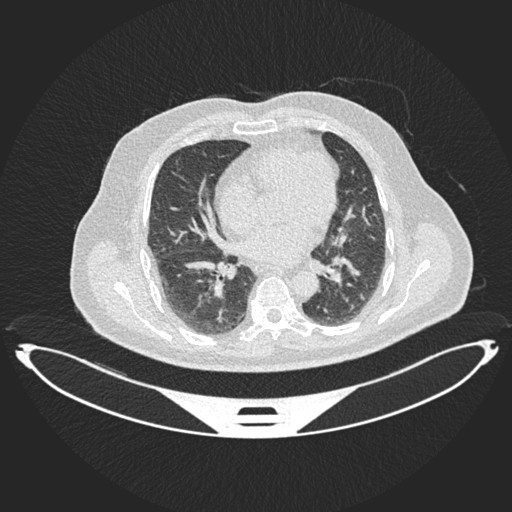
#> input picture dataset/train/Bengin cases/Bengin case (1).jpg, 512 x 512 px, found by its file name; its folder holds 4 pictures in this run
$ jupyter execute --allow-errors lung_cancer.ipynb
#> lines starting #> are read from the running program, lines starting #| are printed output that depends on the picture
[cell 1]
import cv2
import numpy as np
import os
from sklearn.model_selection import train_test_split
from sklearn.preprocessing import LabelEncoder
from sklearn.decomposition import PCA
from sklearn.svm import SVC
from sklearn.pipeline import make_pipeline
import pickle

def load_images_from_folder(folder, label, img_size=(64, 64)):
#> called with folder = 'dataset\\train\\Bengin cases', label = 'Bengin cancer', img_size = (64, 64)
    images = []
    labels = []
    for filename in os.listdir(folder):
        img_path = os.path.join(folder, filename)
        img = cv2.imread(img_path, cv2.IMREAD_GRAYSCALE)
#> img is the input picture: shape (512, 512); min 37, max 255, mean 96.9
        if img is not None:
            img = cv2.resize(img, img_size)
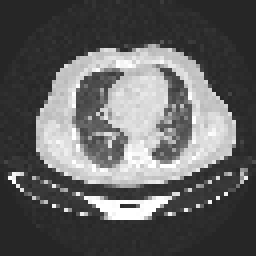
#> img: shape (64, 64) (shown 4 times larger); min 38, max 255, mean 97.1
            img = img.flatten()  # Flatten the image to a vector
#> img = 4096 values, max 255 at index 1053, min 38 at index 0, mean 97.07
            images.append(img)
            labels.append(label)
#> pass 2 of the loop in load_images_from_folder, `for filename in os.listdir(folder):`:
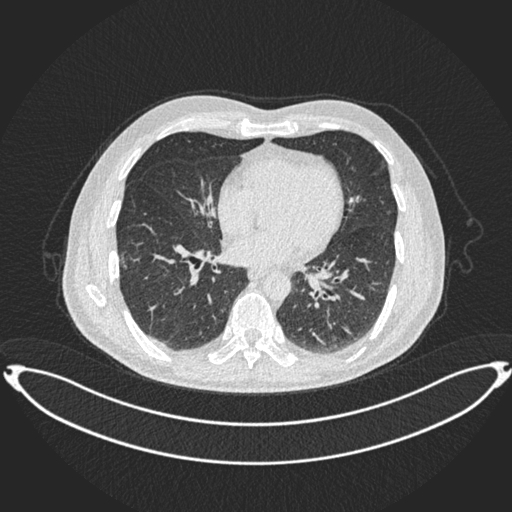
#> input picture dataset/train/Bengin cases/Bengin case (10).jpg, 512 x 512 px, found by its file name
#> in load_images_from_folder, img is the input picture: shape (512, 512); min 37, max 255, mean 89.6
#> in load_images_from_folder, `img = cv2.resize(img, img_size)`:
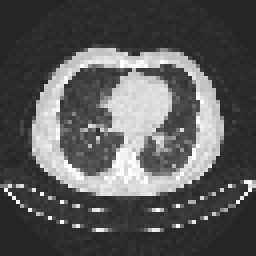
#> img: shape (64, 64) (shown 4 times larger); min 38, max 255, mean 89.5
#> in load_images_from_folder, `img = img.flatten()`: img = 4096 values, max 255 at index 990, min 38 at index 0, mean 89.49
#> pass 3 of the loop in load_images_from_folder, `for filename in os.listdir(folder):`:
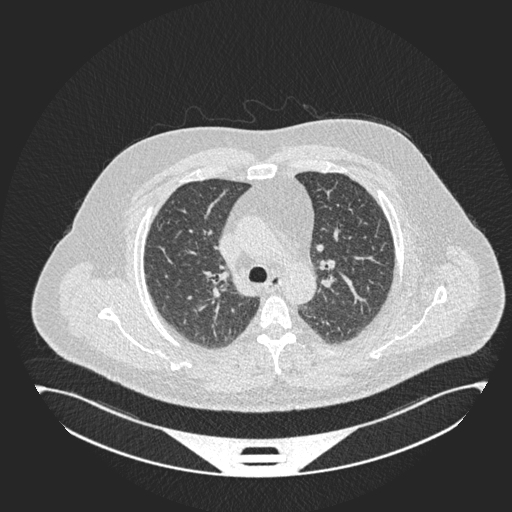
#> input picture dataset/train/Bengin cases/Bengin case (100).jpg, 512 x 512 px, found by its file name
#> in load_images_from_folder, img is the input picture: shape (512, 512); min 37, max 255, mean 105.1
#> in load_images_from_folder, `img = cv2.resize(img, img_size)`:
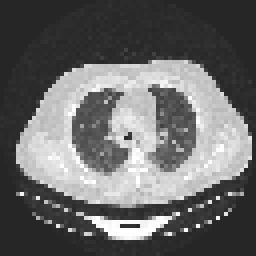
#> img: shape (64, 64) (shown 4 times larger); min 37, max 255, mean 105.2
#> in load_images_from_folder, `img = img.flatten()`: img = 4096 values, max 255 at index 1583, min 37 at index 3951, mean 105.2
#> the loop made 4 passes; the first 3 are shown
    return images, labels

# Load dataset
Bengin_images, Bengin_labels = load_images_from_folder(r'dataset\train\Bengin cases', 'Bengin cancer')
#> (the rest of this cell did not finish here and is left out)

Normal_images, Normal_labels = load_images_from_folder(r'dataset\train\Normal cases', 'Normal')

# Combine and split data
X = np.array(Bengin_images +Malignant_images + Normal_images)
y = np.array(Bengin_labels +Malignant_labels + Normal_labels)

# Encode labels
label_encoder = LabelEncoder()
y = label_encoder.fit_transform(y)
